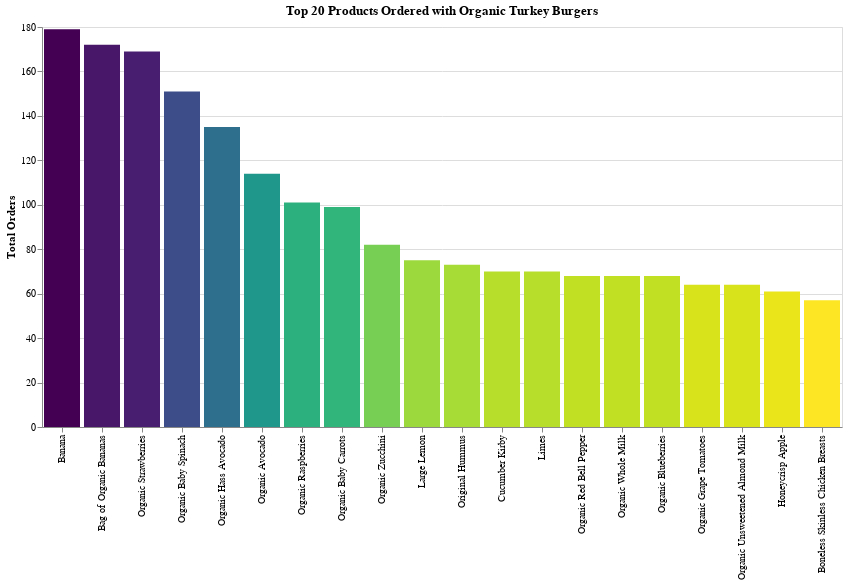

The notebook cell this image was saved under:
### Code cell
chart_title = "Top 20 Products Ordered with Organic Turkey Burgers"
x_label = "index:O"
y_label = 'count:Q'
pct_of_orders = 'pct_orders:Q'
product_num = 'product_id:O'
multiple = 'purchase_ratio:Q'
sort_list = org_turkey_burger_df['index'].tolist()


turkey_chart = alt.Chart(org_turkey_burger_df).mark_bar().encode(
    alt.X(x_label, bin=False, sort=sort_list, title=""),
    alt.Y(y_label, title="Total Orders"),
    color = alt.Color(y_label, legend=None, sort="descending", scale=alt.Scale(scheme='viridis')),
    tooltip=[alt.Tooltip(x_label, title="Item"), alt.Tooltip(y_label), alt.Tooltip(pct_of_orders, title="% of Orders"), 
             alt.Tooltip(product_num), alt.Tooltip(multiple, title="purchase ratio")]
    ).properties(title=chart_title, width=800, height=400)

turkey_chart

### Figure 1 — Vega-Lite specification as saved in the notebook (floating-point values rounded to 4 significant figures)
{"$schema": "https://vega.github.io/schema/vega-lite/v2.6.0.json", "config": {"background": "white", "view": {"height": 300, "width": 400}}, "data": {"name": "data-c8de1eb45c822b0f0ae2f91c40c07ce3"}, "datasets": {"data-c8de1eb45c822b0f0ae2f91c40c07ce3": [{"count": 179, "index": "Banana", "pct_orders": 16.76, "pop_pct_orders": 13.81, "product_id": 24852, "purchase_ratio": 1.21}, {"count": 172, "index": "Bag of Organic Bananas", "pct_orders": 16.1, "pop_pct_orders": 11.09, "product_id": 13176, "purchase_ratio": 1.45}, {"count": 169, "index": "Organic Strawberries", "pct_orders": 15.82, "pop_pct_orders": 7.737, "product_id": 21137, "purchase_ratio": 2.04}, {"count": 151, "index": "Organic Baby Spinach", "pct_orders": 14.14, "pop_pct_orders": 7.071, "product_id": 21903, "purchase_ratio": 2}, {"count": 135, "index": "Organic Hass Avocado", "pct_orders": 12.64, "pop_pct_orders": 6.243, "product_id": 47209, "purchase_ratio": 2.02}, {"count": 114, "index": "Organic Avocado", "pct_orders": 10.67, "pop_pct_orders": 5.168, "product_id": 47766, "purchase_ratio": 2.06}, {"count": 101, "index": "Organic Raspberries", "pct_orders": 9.46, "pop_pct_orders": 4.006, "product_id": 27966, "purchase_ratio": 2.36}, {"count": 99, "index": "Organic Baby Carrots", "pct_orders": 9.27, "pop_pct_orders": 2.248, "product_id": 42265, "purchase_ratio": 4.12}, {"count": 82, "index": "Organic Zucchini", "pct_orders": 7.68, "pop_pct_orders": 3.064, "product_id": 45007, "purchase_ratio": 2.51}, {"count": 75, "index": "Large Lemon", "pct_orders": 7.02, "pop_pct_orders": 4.462, "product_id": 47626, "purchase_ratio": 1.57}, {"count": 73, "index": "Original Hummus", "pct_orders": 6.84, "pop_pct_orders": 2.085, "product_id": 30489, "purchase_ratio": 3.28}, {"count": 70, "index": "Cucumber Kirby", "pct_orders": 6.55, "pop_pct_orders": 2.845, "product_id": 49683, "purchase_ratio": 2.3}, {"count": 70, "index": "Limes", "pct_orders": 6.55, "pop_pct_orders": 4.111, "product_id": 26209, "purchase_ratio": 1.59}, {"count": 68, "index": "Organic Red Bell Pepper", "pct_orders": 6.37, "pop_pct_orders": 1.68, "product_id": 10749, "purchase_ratio": 3.79}, {"count": 68, "index": "Organic Whole Milk", "pct_orders": 6.37, "pop_pct_orders": 4.031, "product_id": 27845, "purchase_ratio": 1.58}, {"count": 68, "index": "Organic Blueberries", "pct_orders": 6.37, "pop_pct_orders": 2.925, "product_id": 39275, "purchase_ratio": 2.18}, {"count": 64, "index": "Organic Grape Tomatoes", "pct_orders": 5.99, "pop_pct_orders": 2.463, "product_id": 40706, "purchase_ratio": 2.43}, {"count": 64, "index": "Organic Unsweetened Almond Milk", "pct_orders": 5.99, "pop_pct_orders": 1.692, "product_id": 35951, "purchase_ratio": 3.54}, {"count": 61, "index": "Honeycrisp Apple", "pct_orders": 5.71, "pop_pct_orders": 2.332, "product_id": 45066, "purchase_ratio": 2.45}, {"count": 57, "index": "Boneless Skinless Chicken Breasts", "pct_orders": 5.34, "pop_pct_orders": 1.47, "product_id": 25890, "purchase_ratio": 3.63}]}, "encoding": {"color": {"field": "count", "legend": null, "scale": {"scheme": "viridis"}, "sort": "descending", "type": "quantitative"}, "tooltip": [{"field": "index", "title": "Item", "type": "ordinal"}, {"field": "count", "type": "quantitative"}, {"field": "pct_orders", "title": "% of Orders", "type": "quantitative"}, {"field": "product_id", "type": "ordinal"}, {"field": "purchase_ratio", "title": "purchase ratio", "type": "quantitative"}], "x": {"bin": false, "field": "index", "sort": ["Banana", "Bag of Organic Bananas", "Organic Strawberries", "Organic Baby Spinach", "Organic Hass Avocado", "Organic Avocado", "Organic Raspberries", "Organic Baby Carrots", "Organic Zucchini", "Large Lemon", "Original Hummus", "Cucumber Kirby", "Limes", "Organic Red Bell Pepper", "Organic Whole Milk", "Organic Blueberries", "Organic Grape Tomatoes", "Organic Unsweetened Almond Milk", "Honeycrisp Apple", "Boneless Skinless Chicken Breasts"], "title": "", "type": "ordinal"}, "y": {"field": "count", "title": "Total Orders", "type": "quantitative"}}, "height": 400, "mark": "bar", "title": "Top 20 Products Ordered with Organic Turkey Burgers", "width": 800}
